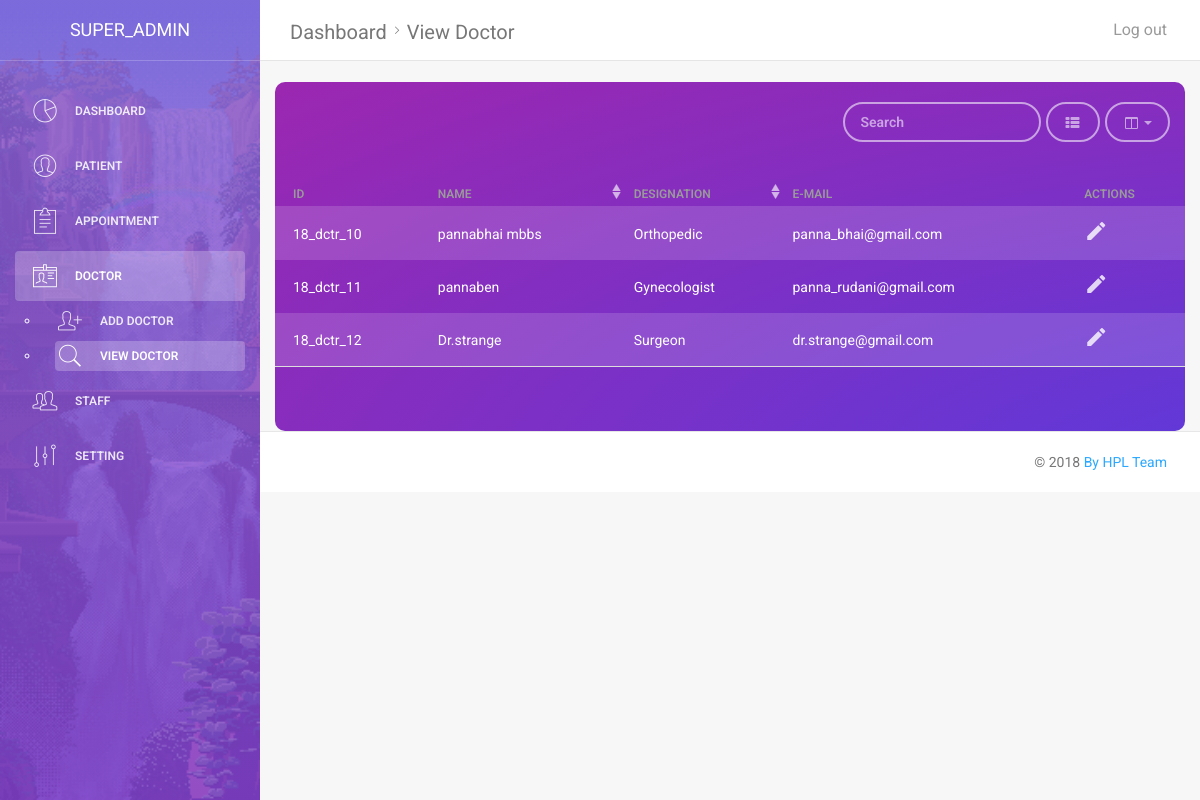
Page /view_doctor.php (signed in) on the earlier database version.
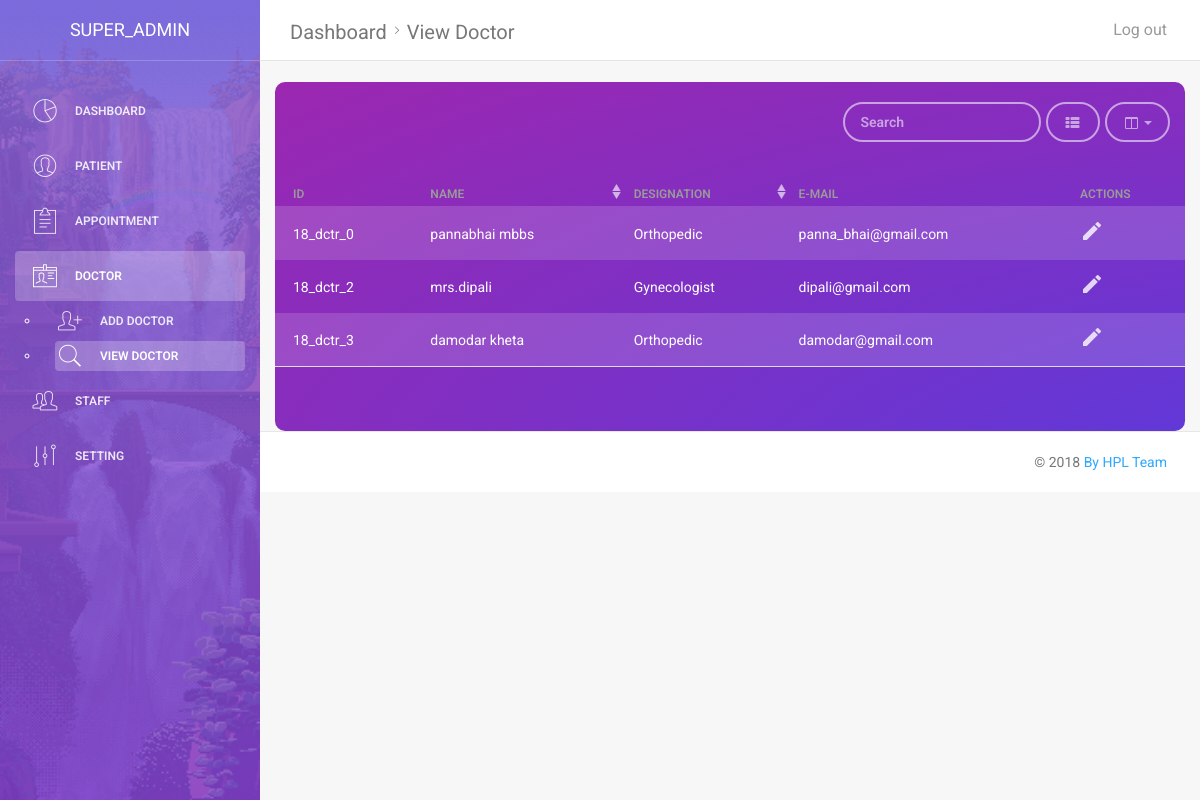
Same page on the later database version.
### tables this page shows
CREATE TABLE `doctor` (
  `doctor_id` varchar(15) NOT NULL,
  `doctor_name` varchar(30) NOT NULL,
  `doctor_dob` date NOT NULL,
  `doctor_gender` varchar(10) NOT NULL,
  `doctor_phone` varchar(15) NOT NULL,
  `doctor_city` varchar(20) NOT NULL,
  `doctor_address` varchar(100) NOT NULL,
  `doctor_designation` varchar(30) NOT NULL,
  `doctor_email` varchar(50) NOT NULL,
  `doctor_password` varchar(50) NOT NULL,
  `doj` timestamp(6) NOT NULL DEFAULT CURRENT_TIMESTAMP(6),
  `slot_id` varchar(10) NOT NULL,
  `doctor_exist` tinyint(1) NOT NULL
);

### assets/modules/global_module.php (the view, shortened to what this page needs)
<?php
function fetch_data($query,$type)
{
	include("assets/modules/db_config.php");
	$result = mysqli_query($conn,$query);
	if($result)
	{
		if($type == "login")
		{
		$count = mysqli_num_rows($result);
			if($count == 1)
			{
				return TRUE;
			}
			else
			{
				return FALSE;
			}
		}
		elseif($type == "count")
		{
			$count = mysqli_num_rows($result);
			return $count;
		}
		elseif($type == "result")
		{
			 $res = mysqli_query($conn,$query);
			 return $res;
		}
	}
	else
	{
		return "Fetch Error";
	}
}
function view_table($for)
{
    include("assets/modules/db_config.php");
    if($for == "patient")
    {
        $query = "select * from patient where patient_exist = 0";
        $result = mysqli_query($conn,$query);
        if($result)
        {
            while($row = mysqli_fetch_array($result)) {
                $id = $row[0];
				$age = date_diff(date_create($row[5]), date_create('today'))->y;
                echo "<tr>
                <td>$id</td>
                <td>$row[1]</td>
                <td>$age</td>
				<td>$row[14]</td>
                <td > <a href='view_patient_profile.php?id=$id'> <i class='material-icons'>edit</i></a></td>
                </tr>";
            }
        }
    }
    elseif ($for == "doctor")
    {
        $query = "select * from doctor where doctor_exist = 0";
        $result = mysqli_query($conn,$query);
        while($row = mysqli_fetch_array($result))
        {
            $id = $row[0];
            echo "<tr>
                <td>$id</td>
                <td>$row[1]</td>
                <td>$row[7]</td>
                <td>$row[8]</td>
                <td > <a href='view_doctor_profile.php?id=$id'> <i class='material-icons'>edit</i></a></td>
                </tr>";
        }
    }
	else
	{
		echo "<tr><td>Invalid Arguments</td></tr>";
	}
}
function menu($user,$active,$sub_active)
{
   echo "<div class='sidebar' data-color='purple' data-image='assets/img/waterfall.gif' >
        <div class='sidebar-wrapper' >";
    echo "<div class='logo'>
                <a href='#' class='simple-text'>";
                    if(isset($user)){echo $user;};
                echo "</a>
            </div>";
    echo "<ul class='nav' >
                <li "; if($active == "dashboard"){ echo "class=active"; } echo ">
                    <a href='dashboard_admn.php'>
                        <i class='pe-7s-graph'></i>
                        <p>Dashboard</p>
                    </a>
                </li>
                <li "; if($active == "patient"){ echo"class=active"; } echo ">
                    <a href='add_patient.php' >
                        <i class='pe-7s-user'></i>
                        <p>Patient</p>
                    </a>";
                echo "</li >
                <li "; if($active == "appointment"){ echo"class=active"; } echo ">
                    <a href='add_appointment.php'>
                        <i class='pe-7s-note2'></i>
                        <p>Appointment</p>
                    </a>";
                echo "</li>
                <li "; if($active == "doctor"){ echo"class=active"; } echo ">
                    <a href='add_doctor.php'>
                        <i class='pe-7s-id'></i>
                        <p>Doctor</p>
                    </a>";
                        if($active == "doctor") {
                            echo "<ul>";
                            echo "<li ";
                            if ($sub_active == "add_doctor") {
                                echo "class=active";
                            }
                            echo ">
                                    <a href = 'add_doctor.php' >
                                        <i class='pe-7s-add-user' ></i >
                                        <p > Add Doctor </p >
                                    </a >
                                </li >";
                            echo "<li ";
                            if ($sub_active == "view_doctor") {
                                echo "class=active";
                            }
                            echo ">
                                    <a href = 'view_doctor.php' >
                                        <i class='pe-7s-search' ></i >
                                        <p > view Doctor </p >
                                    </a >
                                </li >";
                            echo "</ul>";
                        }
                echo "</li>
                <li "; if($active == "staff"){ echo"class=active"; } echo ">
                    <a href='add_staff.php'>
                        <i class='pe-7s-users'></i>
                        <p>Staff</p>
                    </a>";
                echo "</li>
                <li "; if($active == "setting"){ echo"class=active"; } echo ">
                    <a href='designation.php'>
                        <i class='pe-7s-edit'></i>
                        <p>Setting</p>
                    </a>";
                echo "</li>";
          echo "</ul>";
    echo "</div>
    </div>";
}
?>

### view_doctor.php (shortened to what this page needs)
<?php
include("assets/modules/global_module.php");
if(isset($_GET["msg_f"]))
{
	$alert_danger = $_GET["msg_f"];
}
elseif(isset($_SESSION["admin_token"]))
{
    $id = $_SESSION["admin_token"];
}
$result = fetch_data("select * from admin where admin_id= '$id'","result");
$data = mysqli_fetch_assoc($result);
?>
<!doctype html>
<html lang="en">
<head>
    <link href="assets/css/bootstrap.min.css" rel="stylesheet" />
    <link href="assets/css/animate.min.css" rel="stylesheet"/>
    <link href="assets/css/light-bootstrap-dashboard.css?v=1.4.0" rel="stylesheet"/>
    <link href="assets/css/fresh-bootstrap-table.css" rel="stylesheet" />
    <link href="http://maxcdn.bootstrapcdn.com/font-awesome/4.2.0/css/font-awesome.min.css" rel="stylesheet">
    <link href="assets/css/pe-icon-7-stroke.css" rel="stylesheet" />
</head>
<body>
<div class="wrapper">
    <?php menu($data["admin_name"],"doctor","view_doctor"); ?>
    <div class="main-panel">
        <nav class="navbar navbar-default navbar-fixed">
            <div class="container-fluid">
                <div class="navbar-header">
                    <a class="navbar-brand" href="#">Dashboard<i class="pe-7s-angle-right"></i>View Doctor</a>
                </div>
                <div class="collapse navbar-collapse">
                    <ul class="nav navbar-nav navbar-right">
                        <li>
                            <a href="logout.php?for=<?php echo $data["admin_id"] ?>">
                                <p>Log out</p>
                            </a>
                        </li>
                    </ul>
                </div>
            </div>
        </nav>
        <br>
		<div class="row">
		<div class=col-md-1></div>
			<div class="col-md-10">
			</div>
			<div class=col-md-1></div>
		</div>
        <div class="container-fluid">
            <div class="row">
                <div class="col-md-12">
                    <div class="fresh-table full-color-purple" >
                        <table id="fresh-table" class="table">
                            <thead>
                            <th data-field="id">ID</th>
                            <th data-field="name" data-sortable="true">Name</th>
                            <th data-field="country" data-sortable="true">Designation</th>
                            <th data-field="city">E-mail</th>
                            <th  data-field="actions"  >Actions</th>
                            </thead>
                            <tbody>
                            <?php view_table("doctor"); ?>
                            </tbody>
                        </table>
                    </div>
                </div>
            </div>
        </div>
        <footer class="footer">
            <div class="container-fluid">
                <p class="copyright pull-right">
                    &copy; <script>document.write(new Date().getFullYear())</script>
                    <a href="#">By HPL Team</a>
                </p>
            </div>
        </footer>
    </div>
</div>
</body>
</html>

Differences in the rows shown:
removed doctor: doctor_id "18_dctr_10", doctor_name "pannabhai mbbs", doctor_designation "Orthopedic", doctor_email "panna_bhai@gmail.com"
removed doctor: doctor_id "18_dctr_11", doctor_name "pannaben", doctor_designation "Gynecologist", doctor_email "panna_rudani@gmail.com"
removed doctor: doctor_id "18_dctr_12", doctor_name "Dr.strange", doctor_designation "Surgeon", doctor_email "dr.strange@gmail.com"
added doctor: doctor_id "18_dctr_0", doctor_name "pannabhai mbbs", doctor_designation "Orthopedic", doctor_email "panna_bhai@gmail.com"
added doctor: doctor_id "18_dctr_2", doctor_name "mrs.dipali", doctor_designation "Gynecologist", doctor_email "dipali@gmail.com"
added doctor: doctor_id "18_dctr_3", doctor_name "damodar kheta", doctor_designation "Orthopedic", doctor_email "damodar@gmail.com"
